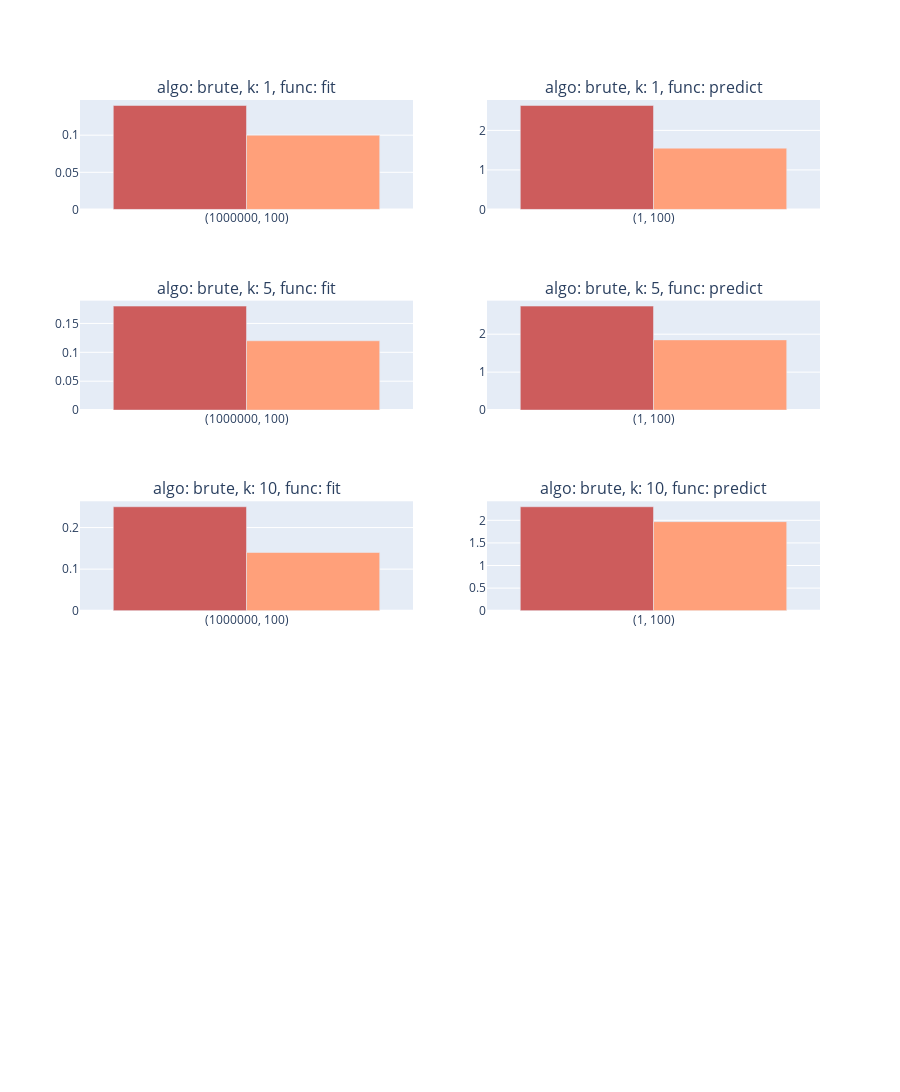

Here is the notebook cell this chart was saved with:
### Markdown cell above
<br></br>
## KNeighborsClassifier

### Code cell
plot_knn()

### Figure 1 — Plotly figure (JSON) as saved in the notebook; plotly's stock layout.template omitted (floating-point values rounded to 4 significant figures)
{"data": [{"customdata": [["fit", 1000000, 100, "brute", 1, 1, 0.14]], "hovertemplate": "function: <b>%{customdata[0]}</b><br>n_samples: <b>%{customdata[1]}</b><br>n_features: <b>%{customdata[2]}</b><br>algo: <b>%{customdata[3]}</b><br>n_jobs: <b>%{customdata[4]}</b><br>n_neighbors: <b>%{customdata[5]}</b><br>speedup: <b>%{customdata[6]}</b><br><extra></extra>", "marker": {"color": "indianred"}, "name": "n_jobs: 1", "showlegend": false, "type": "bar", "x": ["(1000000, 100)"], "xaxis": "x", "y": [0.14], "yaxis": "y"}, {"customdata": [["fit", 1000000, 100, "brute", -1, 1, 0.1]], "hovertemplate": "function: <b>%{customdata[0]}</b><br>n_samples: <b>%{customdata[1]}</b><br>n_features: <b>%{customdata[2]}</b><br>algo: <b>%{customdata[3]}</b><br>n_jobs: <b>%{customdata[4]}</b><br>n_neighbors: <b>%{customdata[5]}</b><br>speedup: <b>%{customdata[6]}</b><br><extra></extra>", "marker": {"color": "lightsalmon"}, "name": "n_jobs: -1", "showlegend": false, "type": "bar", "x": ["(1000000, 100)"], "xaxis": "x", "y": [0.1], "yaxis": "y"}, {"customdata": [["predict", 1, 100, "brute", 1, 1, 2.63]], "hovertemplate": "function: <b>%{customdata[0]}</b><br>n_samples: <b>%{customdata[1]}</b><br>n_features: <b>%{customdata[2]}</b><br>algo: <b>%{customdata[3]}</b><br>n_jobs: <b>%{customdata[4]}</b><br>n_neighbors: <b>%{customdata[5]}</b><br>speedup: <b>%{customdata[6]}</b><br><extra></extra>", "marker": {"color": "indianred"}, "name": "n_jobs: 1", "showlegend": false, "type": "bar", "x": ["(1, 100)"], "xaxis": "x2", "y": [2.63], "yaxis": "y2"}, {"customdata": [["predict", 1, 100, "brute", -1, 1, 1.55]], "hovertemplate": "function: <b>%{customdata[0]}</b><br>n_samples: <b>%{customdata[1]}</b><br>n_features: <b>%{customdata[2]}</b><br>algo: <b>%{customdata[3]}</b><br>n_jobs: <b>%{customdata[4]}</b><br>n_neighbors: <b>%{customdata[5]}</b><br>speedup: <b>%{customdata[6]}</b><br><extra></extra>", "marker": {"color": "lightsalmon"}, "name": "n_jobs: -1", "showlegend": false, "type": "bar", "x": ["(1, 100)"], "xaxis": "x2", "y": [1.55], "yaxis": "y2"}, {"customdata": [["fit", 1000000, 100, "brute", 1, 5, 0.18]], "hovertemplate": "function: <b>%{customdata[0]}</b><br>n_samples: <b>%{customdata[1]}</b><br>n_features: <b>%{customdata[2]}</b><br>algo: <b>%{customdata[3]}</b><br>n_jobs: <b>%{customdata[4]}</b><br>n_neighbors: <b>%{customdata[5]}</b><br>speedup: <b>%{customdata[6]}</b><br><extra></extra>", "marker": {"color": "indianred"}, "name": "n_jobs: 1", "showlegend": false, "type": "bar", "x": ["(1000000, 100)"], "xaxis": "x3", "y": [0.18], "yaxis": "y3"}, {"customdata": [["fit", 1000000, 100, "brute", -1, 5, 0.12]], "hovertemplate": "function: <b>%{customdata[0]}</b><br>n_samples: <b>%{customdata[1]}</b><br>n_features: <b>%{customdata[2]}</b><br>algo: <b>%{customdata[3]}</b><br>n_jobs: <b>%{customdata[4]}</b><br>n_neighbors: <b>%{customdata[5]}</b><br>speedup: <b>%{customdata[6]}</b><br><extra></extra>", "marker": {"color": "lightsalmon"}, "name": "n_jobs: -1", "showlegend": false, "type": "bar", "x": ["(1000000, 100)"], "xaxis": "x3", "y": [0.12], "yaxis": "y3"}, {"customdata": [["predict", 1, 100, "brute", 1, 5, 2.74]], "hovertemplate": "function: <b>%{customdata[0]}</b><br>n_samples: <b>%{customdata[1]}</b><br>n_features: <b>%{customdata[2]}</b><br>algo: <b>%{customdata[3]}</b><br>n_jobs: <b>%{customdata[4]}</b><br>n_neighbors: <b>%{customdata[5]}</b><br>speedup: <b>%{customdata[6]}</b><br><extra></extra>", "marker": {"color": "indianred"}, "name": "n_jobs: 1", "showlegend": false, "type": "bar", "x": ["(1, 100)"], "xaxis": "x4", "y": [2.74], "yaxis": "y4"}, {"customdata": [["predict", 1, 100, "brute", -1, 5, 1.85]], "hovertemplate": "function: <b>%{customdata[0]}</b><br>n_samples: <b>%{customdata[1]}</b><br>n_features: <b>%{customdata[2]}</b><br>algo: <b>%{customdata[3]}</b><br>n_jobs: <b>%{customdata[4]}</b><br>n_neighbors: <b>%{customdata[5]}</b><br>speedup: <b>%{customdata[6]}</b><br><extra></extra>", "marker": {"color": "lightsalmon"}, "name": "n_jobs: -1", "showlegend": false, "type": "bar", "x": ["(1, 100)"], "xaxis": "x4", "y": [1.85], "yaxis": "y4"}, {"customdata": [["fit", 1000000, 100, "brute", 1, 10, 0.25]], "hovertemplate": "function: <b>%{customdata[0]}</b><br>n_samples: <b>%{customdata[1]}</b><br>n_features: <b>%{customdata[2]}</b><br>algo: <b>%{customdata[3]}</b><br>n_jobs: <b>%{customdata[4]}</b><br>n_neighbors: <b>%{customdata[5]}</b><br>speedup: <b>%{customdata[6]}</b><br><extra></extra>", "marker": {"color": "indianred"}, "name": "n_jobs: 1", "showlegend": false, "type": "bar", "x": ["(1000000, 100)"], "xaxis": "x5", "y": [0.25], "yaxis": "y5"}, {"customdata": [["fit", 1000000, 100, "brute", -1, 10, 0.14]], "hovertemplate": "function: <b>%{customdata[0]}</b><br>n_samples: <b>%{customdata[1]}</b><br>n_features: <b>%{customdata[2]}</b><br>algo: <b>%{customdata[3]}</b><br>n_jobs: <b>%{customdata[4]}</b><br>n_neighbors: <b>%{customdata[5]}</b><br>speedup: <b>%{customdata[6]}</b><br><extra></extra>", "marker": {"color": "lightsalmon"}, "name": "n_jobs: -1", "showlegend": false, "type": "bar", "x": ["(1000000, 100)"], "xaxis": "x5", "y": [0.14], "yaxis": "y5"}, {"customdata": [["predict", 1, 100, "brute", 1, 10, 2.3]], "hovertemplate": "function: <b>%{customdata[0]}</b><br>n_samples: <b>%{customdata[1]}</b><br>n_features: <b>%{customdata[2]}</b><br>algo: <b>%{customdata[3]}</b><br>n_jobs: <b>%{customdata[4]}</b><br>n_neighbors: <b>%{customdata[5]}</b><br>speedup: <b>%{customdata[6]}</b><br><extra></extra>", "marker": {"color": "indianred"}, "name": "n_jobs: 1", "showlegend": false, "type": "bar", "x": ["(1, 100)"], "xaxis": "x6", "y": [2.3], "yaxis": "y6"}, {"customdata": [["predict", 1, 100, "brute", -1, 10, 1.97]], "hovertemplate": "function: <b>%{customdata[0]}</b><br>n_samples: <b>%{customdata[1]}</b><br>n_features: <b>%{customdata[2]}</b><br>algo: <b>%{customdata[3]}</b><br>n_jobs: <b>%{customdata[4]}</b><br>n_neighbors: <b>%{customdata[5]}</b><br>speedup: <b>%{customdata[6]}</b><br><extra></extra>", "marker": {"color": "lightsalmon"}, "name": "n_jobs: -1", "showlegend": false, "type": "bar", "x": ["(1, 100)"], "xaxis": "x6", "y": [1.97], "yaxis": "y6"}], "layout": {"annotations": [{"font": {"size": 16}, "showarrow": false, "text": "algo: brute, k: 1, func: fit", "x": 0.225, "xanchor": "center", "xref": "paper", "y": 1, "yanchor": "bottom", "yref": "paper"}, {"font": {"size": 16}, "showarrow": false, "text": "algo: brute, k: 1, func: predict", "x": 0.775, "xanchor": "center", "xref": "paper", "y": 1, "yanchor": "bottom", "yref": "paper"}, {"font": {"size": 16}, "showarrow": false, "text": "algo: brute, k: 5, func: fit", "x": 0.225, "xanchor": "center", "xref": "paper", "y": 0.78, "yanchor": "bottom", "yref": "paper"}, {"font": {"size": 16}, "showarrow": false, "text": "algo: brute, k: 5, func: predict", "x": 0.775, "xanchor": "center", "xref": "paper", "y": 0.78, "yanchor": "bottom", "yref": "paper"}, {"font": {"size": 16}, "showarrow": false, "text": "algo: brute, k: 10, func: fit", "x": 0.225, "xanchor": "center", "xref": "paper", "y": 0.56, "yanchor": "bottom", "yref": "paper"}, {"font": {"size": 16}, "showarrow": false, "text": "algo: brute, k: 10, func: predict", "x": 0.775, "xanchor": "center", "xref": "paper", "y": 0.56, "yanchor": "bottom", "yref": "paper"}], "barmode": "group", "height": 1500, "showlegend": false, "xaxis": {"anchor": "y", "domain": [0, 0.45]}, "xaxis10": {"anchor": "y10", "domain": [0.55, 1]}, "xaxis2": {"anchor": "y2", "domain": [0.55, 1]}, "xaxis3": {"anchor": "y3", "domain": [0, 0.45]}, "xaxis4": {"anchor": "y4", "domain": [0.55, 1]}, "xaxis5": {"anchor": "y5", "domain": [0, 0.45]}, "xaxis6": {"anchor": "y6", "domain": [0.55, 1]}, "xaxis7": {"anchor": "y7", "domain": [0, 0.45]}, "xaxis8": {"anchor": "y8", "domain": [0.55, 1]}, "xaxis9": {"anchor": "y9", "domain": [0, 0.45]}, "yaxis": {"anchor": "x", "domain": [0.88, 1]}, "yaxis10": {"anchor": "x10", "domain": [0, 0.12]}, "yaxis2": {"anchor": "x2", "domain": [0.88, 1]}, "yaxis3": {"anchor": "x3", "domain": [0.66, 0.78]}, "yaxis4": {"anchor": "x4", "domain": [0.66, 0.78]}, "yaxis5": {"anchor": "x5", "domain": [0.44, 0.56]}, "yaxis6": {"anchor": "x6", "domain": [0.44, 0.56]}, "yaxis7": {"anchor": "x7", "domain": [0.22, 0.34]}, "yaxis8": {"anchor": "x8", "domain": [0.22, 0.34]}, "yaxis9": {"anchor": "x9", "domain": [0, 0.12]}}}
